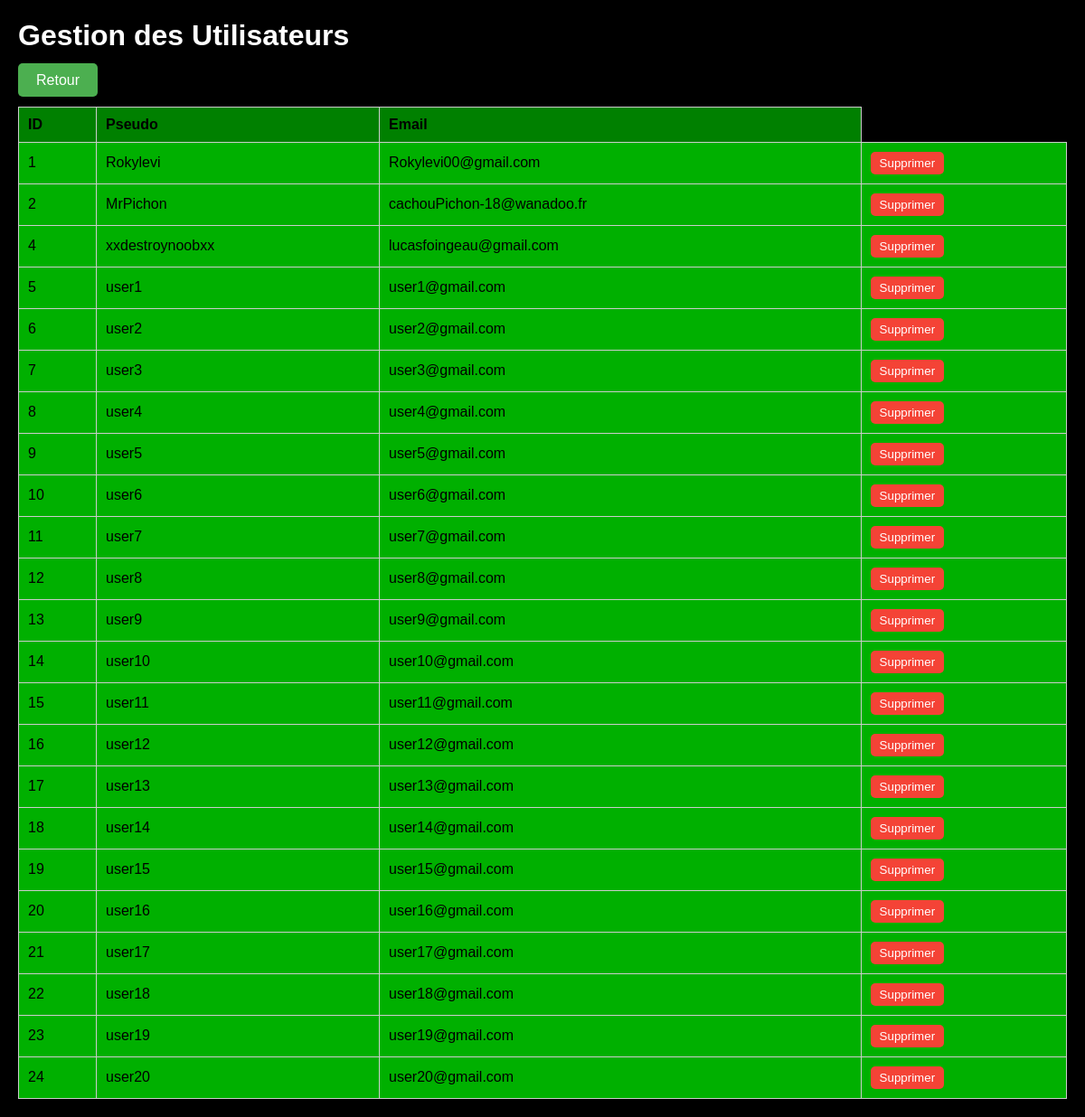
Screenshot of /code/admin/user-gestion.php with the database file from the repository.
### tables this page shows
CREATE TABLE `users` (
  `userID` int(11) NOT NULL,
  `username` varchar(50) NOT NULL,
  `email` varchar(100) NOT NULL,
  `password` varchar(255) NOT NULL
);

### code/admin/user-gestion.php (the view, shortened to what this page needs)
<?php
require_once '../db-connection.php';
$query = "SELECT userid, username, email FROM users";
$users = $conn->query($query);
?>
<!DOCTYPE html>
<html lang="fr">
<head>
    <link rel="stylesheet" href="list.css">
</head>
<body>
    <h1>Gestion des Utilisateurs</h1>
    <a href="admin.php" class="button">Retour</a>
    <table>
        <thead>
            <tr>
                <th>ID</th>
                <th>Pseudo</th>
                <th>Email</th>
            </tr>
        </thead>
        <tbody>
            <?php foreach ($users as $user): ?>
                <tr>
                    <td><?php echo htmlspecialchars($user['userid']); ?></td>
                    <td><?php echo htmlspecialchars($user['username']); ?></td>
                    <td><?php echo htmlspecialchars($user['email']); ?></td>
                    <td>
                        <button class="delete-button" onclick="suppressUser(<?php echo htmlspecialchars($user['userid']); ?>)">Supprimer</button>
                    </td>
                </tr>
            <?php endforeach; ?>
        </tbody>
    </table>
</body>
</html>

### code/admin/list.css (style rules this page uses)
body { font-family: Arial, sans-serif; margin: 20px; background-color: black; color: white; }
table { color: black; width: 100%; border-collapse: collapse; margin-top: 20px; }
th, td { padding: 10px; text-align: left; border: 1px solid #ccc; }
th { background-color: green; }
td { background-color: #00B000; }
.button { padding: 10px 20px; background-color: #4CAF50; color: white; border: none; border-radius: 5px; text-decoration: none; margin-bottom: 20px; }
.delete-button { padding: 5px 10px; background-color: #f44336; color: white; border: none; border-radius: 5px; cursor: pointer; }

### rows the page displays
users: userID "1", username "Rokylevi", email "Rokylevi00@gmail.com"
users: userID "2", username "MrPichon", email "cachouPichon-18@wanadoo.fr"
users: userID "4", username "xxdestroynoobxx", email "lucasfoingeau@gmail.com"
users: userID "5", username "user1", email "user1@gmail.com"
users: userID "6", username "user2", email "user2@gmail.com"
users: userID "7", username "user3", email "user3@gmail.com"
users: userID "8", username "user4", email "user4@gmail.com"
users: userID "9", username "user5", email "user5@gmail.com"
users: userID "10", username "user6", email "user6@gmail.com"
users: userID "11", username "user7", email "user7@gmail.com"
users: userID "12", username "user8", email "user8@gmail.com"
users: userID "13", username "user9", email "user9@gmail.com"
users: userID "14", username "user10", email "user10@gmail.com"
users: userID "15", username "user11", email "user11@gmail.com"
users: userID "16", username "user12", email "user12@gmail.com"
users: userID "17", username "user13", email "user13@gmail.com"
users: userID "18", username "user14", email "user14@gmail.com"
users: userID "19", username "user15", email "user15@gmail.com"
users: userID "20", username "user16", email "user16@gmail.com"
users: userID "21", username "user17", email "user17@gmail.com"
users: userID "22", username "user18", email "user18@gmail.com"
users: userID "23", username "user19", email "user19@gmail.com"
users: userID "24", username "user20", email "user20@gmail.com"
